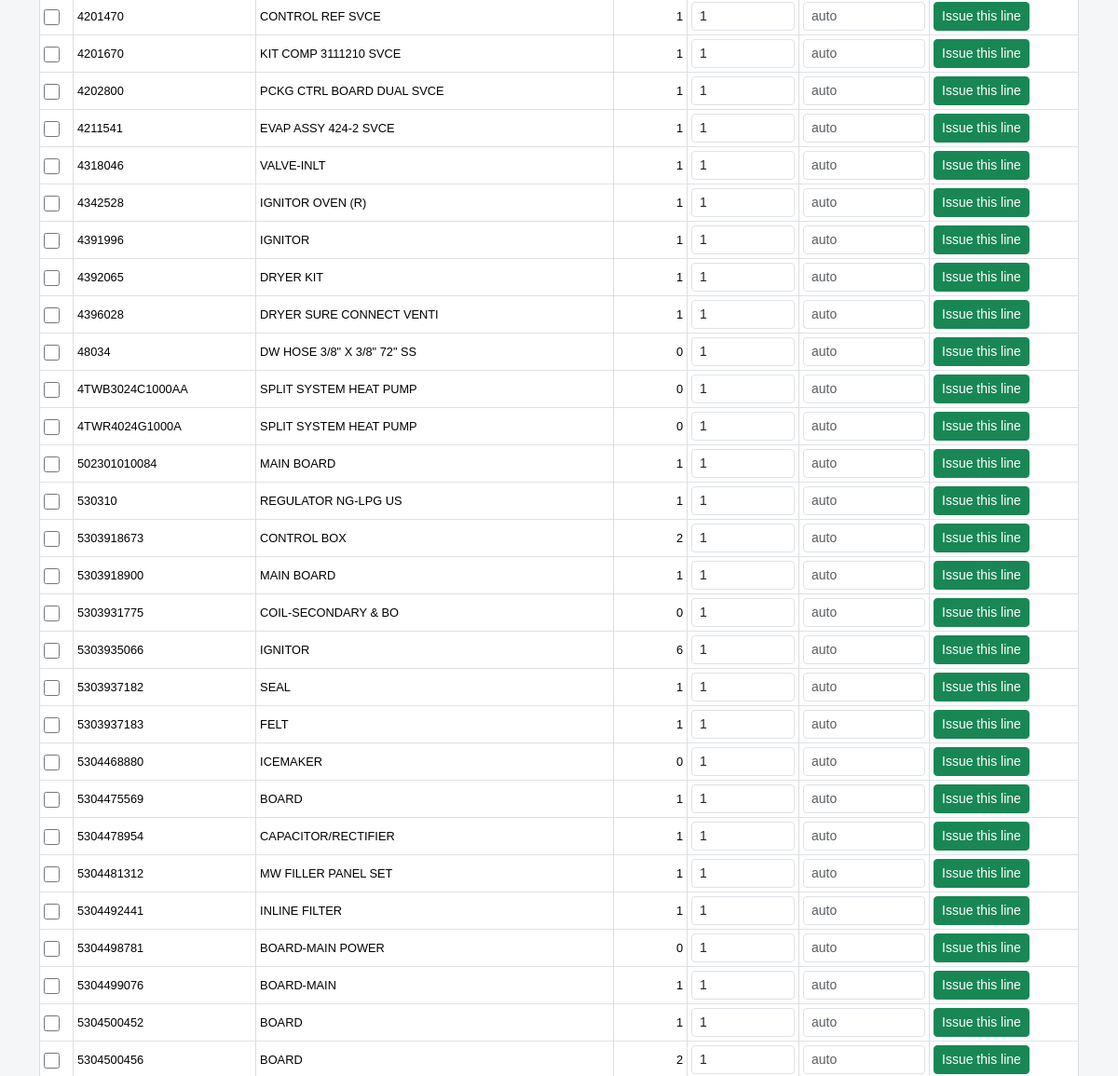
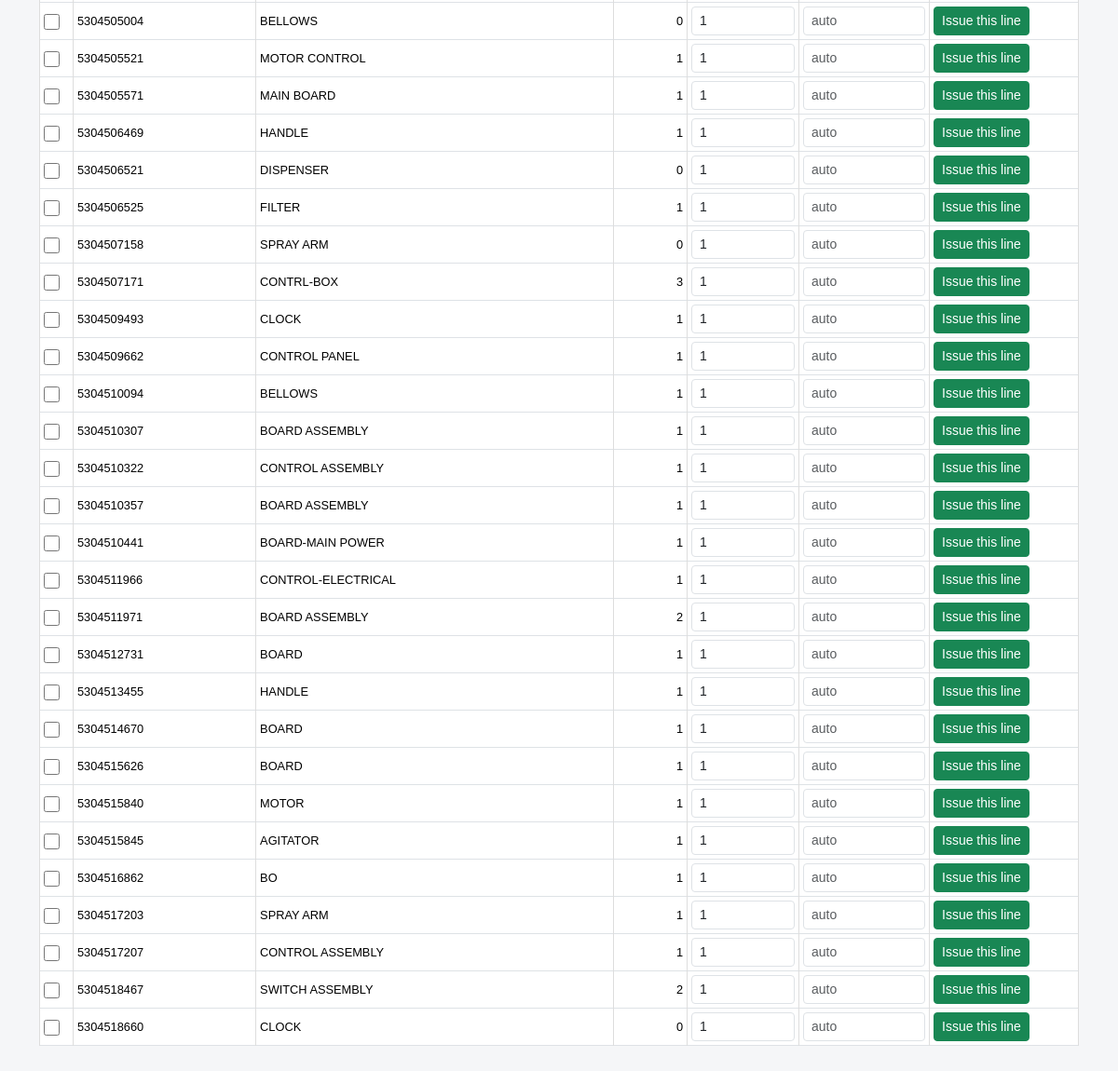
The app's page /issue_ui (signed in, lower part), older data (2 pictures, top to bottom).
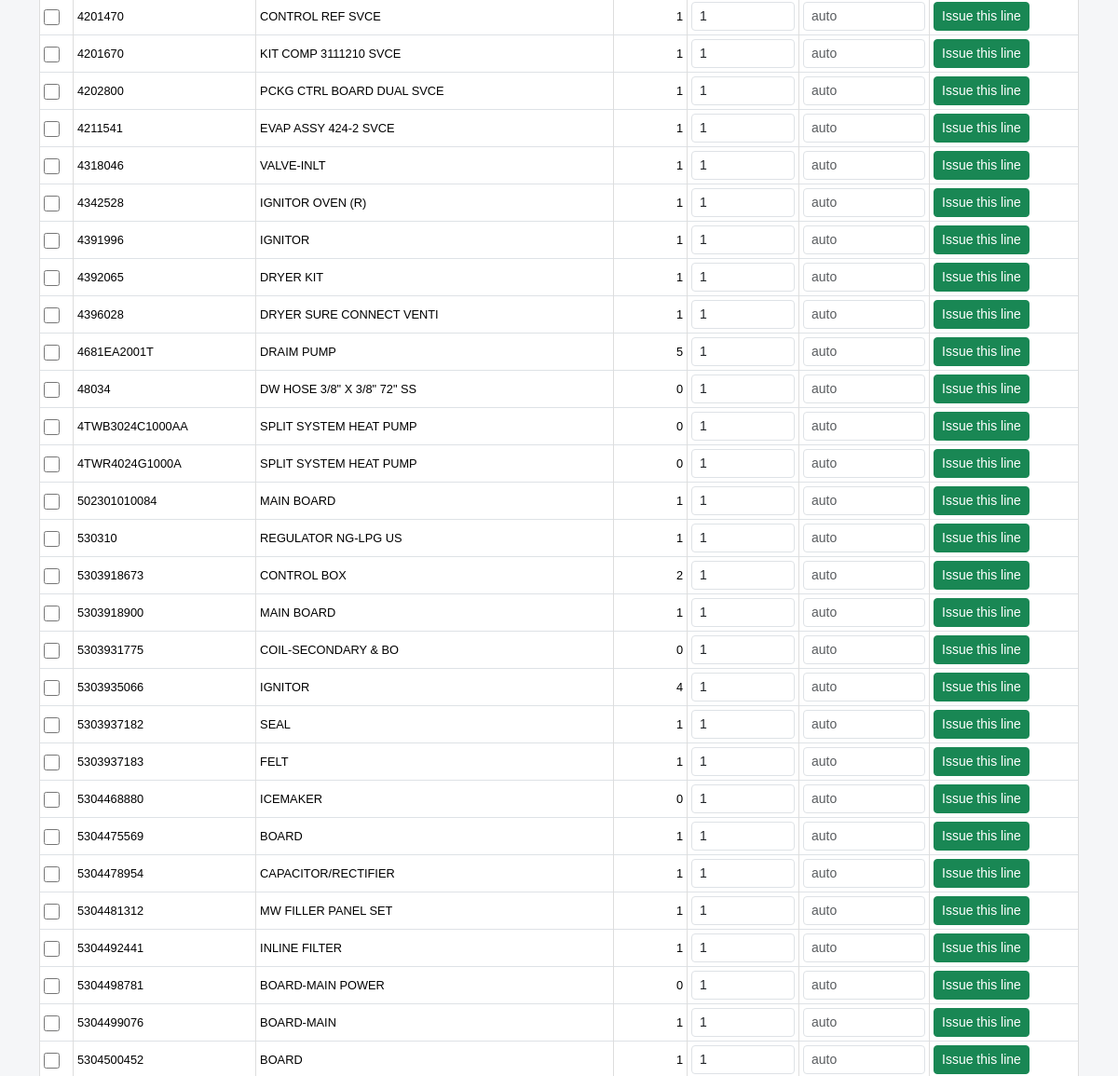
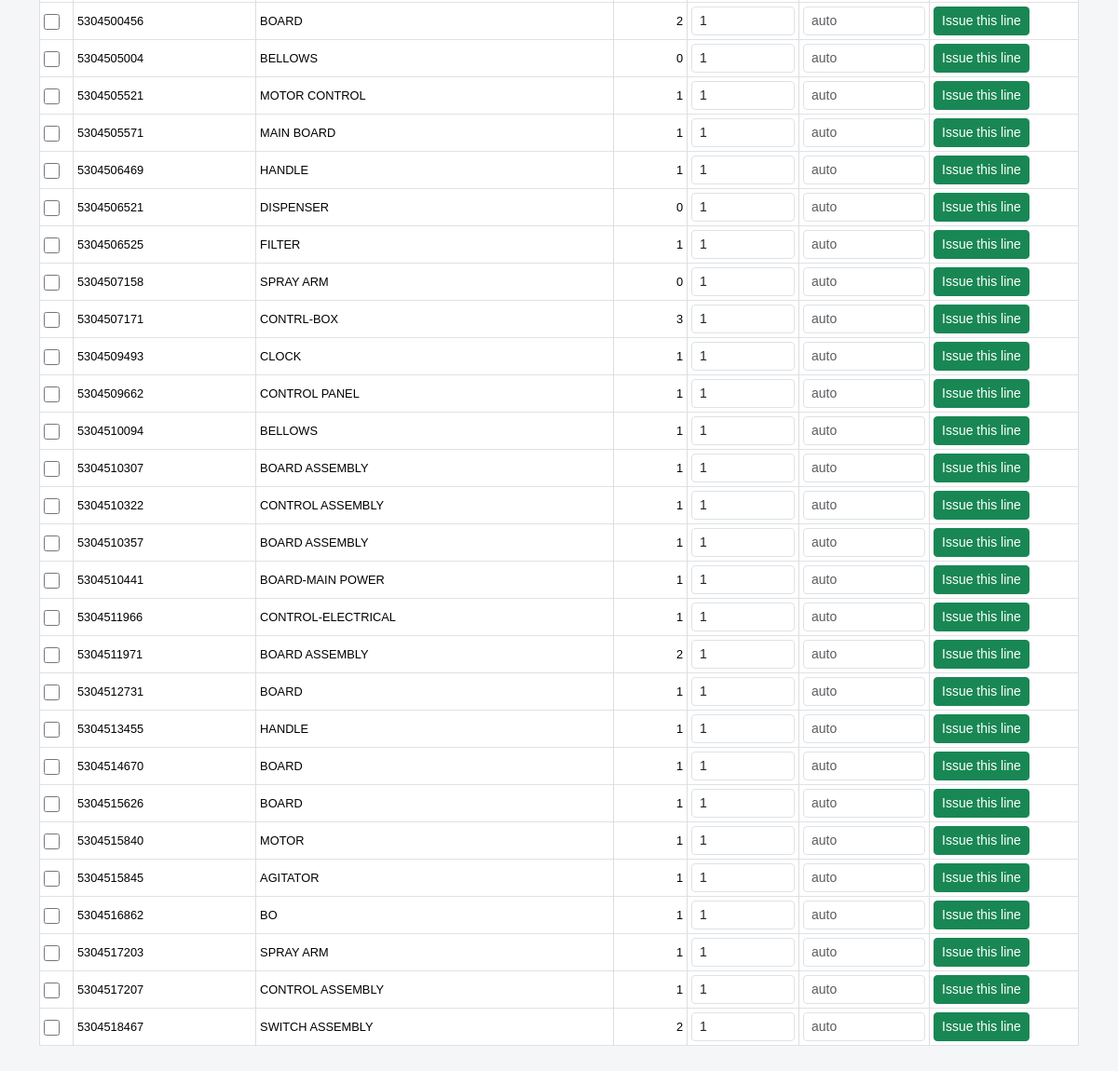
The same page, newer data (2 pictures, top to bottom).
### models.py (models this page shows)
class Part(db.Model):
    __tablename__ = "part"
    __table_args__ = {"extend_existing": True}
    id = db.Column(db.Integer, primary_key=True)
    name = db.Column(db.String(100), nullable=False)
    part_number = db.Column(db.String(100), unique=True, nullable=False, index=True)
    quantity = db.Column(db.Integer, default=0)
    unit_cost = db.Column(db.Float, nullable=False)
    location = db.Column(db.String(100))
    created_at = db.Column(db.DateTime, default=datetime.utcnow)

### inventory/routes.py (the view)
@inventory_bp.get("/issue_ui")
@login_required
def issue_ui():
    parts = Part.query.order_by(Part.part_number).limit(200).all()  # для примера
    technician_name = getattr(current_user, "username", "TECH")     # замени как надо
    canonical_ref = "TESTJOB123"                                    # подставишь свой JOB
    return render_template("issue_ui.html", parts=parts,
                           technician_name=technician_name,
                           canonical_ref=canonical_ref)

### auth/routes.py (called while the page is built)
@login_manager.user_loader
def load_user(user_id):
    return User.query.get(int(user_id))

### templates/issue_ui.html (shortened to what this page needs)
{% extends "base.html" %}
{% block content %}
<table class="table table-sm table-bordered align-middle">
  <tbody>
  {% for p in parts %}
    <tr data-part-id="{{ p.id }}">
      <td><input type="checkbox" class="row-chk"></td>
      <td>{{ p.part_number }}</td>
      <td>{{ p.name }}</td>
      <td class="text-end">{{ p.quantity }}</td>
      <td><input type="number" class="form-control form-control-sm qty-issue" min="0" value="1"></td>
      <td><input type="text" class="form-control form-control-sm unit-price" placeholder="auto"></td>
      <td>
        <button class="btn btn-sm btn-success btn-issue-line">Issue this line</button>
      </td>
    </tr>
  {% endfor %}
  </tbody>
</table>
{% endblock %}

Row changes from the older to the newer data that the page shows:
no longer on this page (row unchanged): Part: part_number "5304518660", name "CLOCK", quantity "0"
added Part: part_number "4681EA2001T", name "DRAIM PUMP", quantity "5"
changed Part (number 19 of 57 on the later page): quantity "6" → "4"
